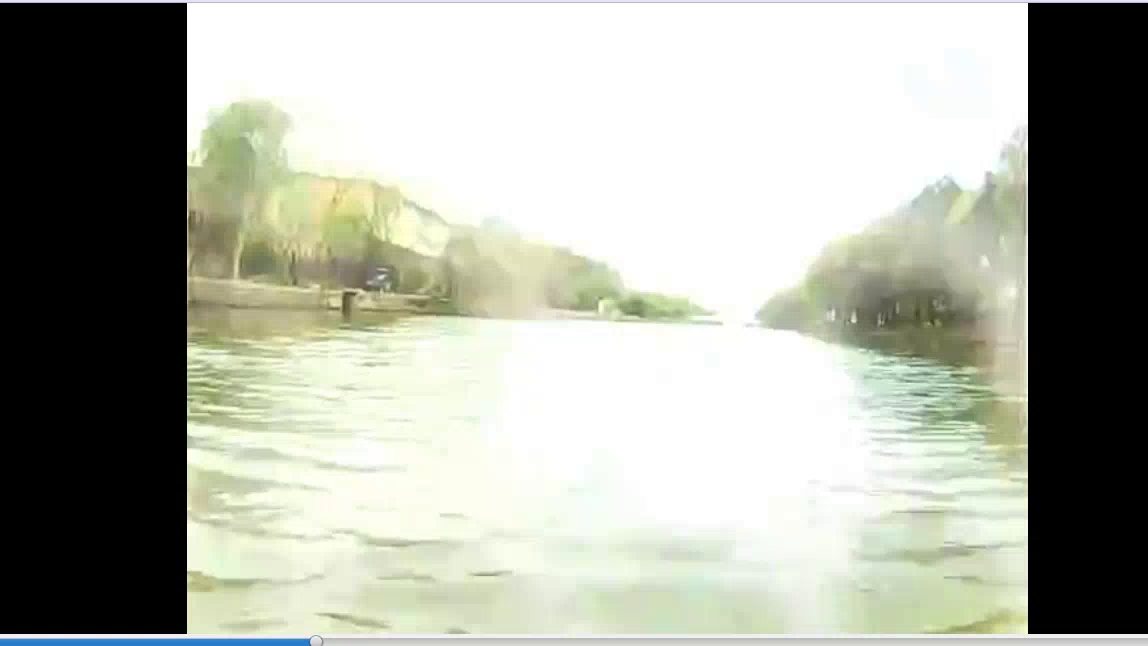
#> input picture Tensorflow/4-图片剪切/image0.jpg, 1148 x 646 px
$ jupyter execute ImageCut.ipynb
#> lines starting #> are read from the running program, lines starting #| are printed output that depends on the picture
[cell 1]
# x 100-200   y  100 -300
import cv2
img = cv2.imread('image0.jpg',1)
#> img is the input picture: shape (646, 1148, 3); mean B, G, R 161.8, 172.4, 169.8
imgInfo  = img.shape
#> imgInfo = (646, 1148, 3)
print(imgInfo)
#| (646, 1148, 3)
height = imgInfo[0]
#> height = 646
width = imgInfo[1]
#> width = 1148
mode = imgInfo[2]
#> mode = 3

# 放大 缩小 任意比例   非等比例
datHeight = int(height*0.5)
#> datHeight = 323
datWidth = int(width*0.5)
#> datWidth = 574
dst =img[100:200,100:300]
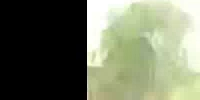
#> dst: shape (100, 200, 3); mean B, G, R 97.9, 119.6, 113.9
#cv2.imwrite('image1.jpg',dst,[cv2.IMWRITE_JPEG_QUALITY,100])
cv2.imshow('image',dst)
cv2.waitKey(0)
